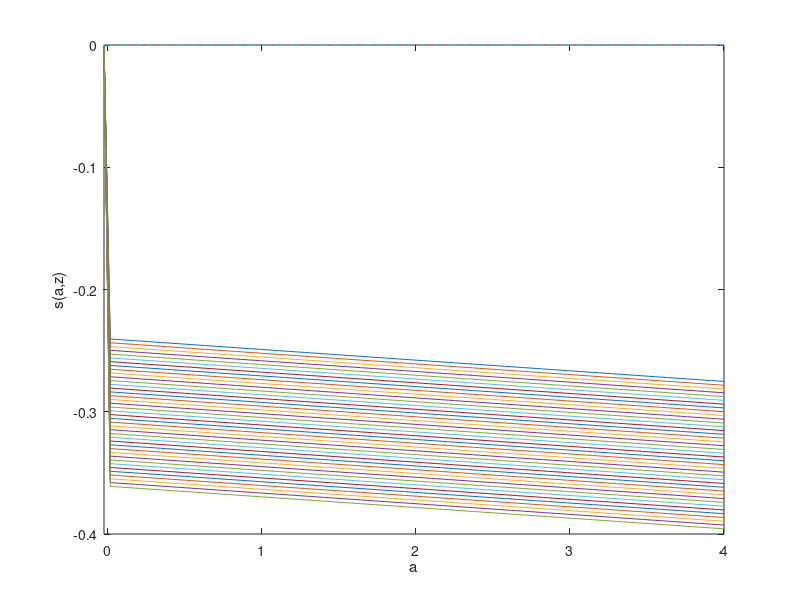

Write the MATLAB code that produced this figure.
%Optimized for speed by SeHyoun Ahn

clear all; close all; clc;
tic;
ga = 2; %CRRA utility with parameter gamma
r = 0.03; %interest rate
rho = 0.05; %discount rate

%ORNSTEIN-UHLENBECK PROCESS dlog(z) = -the*log(z)dt + sig2*dW
%STATIONARY DISTRIBUTION IS log(z) ~ N(0,Var) WHERE Var = sig2/(2*the)
Var = 0.07;
zmean = exp(Var/2); %MEAN OF LOG-NORMAL DISTRIBUTION N(0,Var)
Corr = 0.9;
the = -log(Corr);
sig2 = 2*the*Var;


I=100;
amin = -0.02; %borrowing constraint
amax = 4;
a = linspace(amin,amax,I)';
da = (amax-amin)/(I-1);

J=40;
zmin = zmean*0.8;
zmax = zmean*1.2;
z = linspace(zmin,zmax,J);
dz = (zmax-zmin)/(J-1);
dz2 = dz^2;

%plot(z,lognpdf(z,0,Var)) %PLOT STATIONARY DISTRIBUTION AND CHECK THAT CHOICE OF GRID DOESN'T CUT OFF TOO MUCH OF TAILS

aa = a*ones(1,J);
zz = ones(I,1)*z;

mu = (-the*log(z) + sig2/2).*z; %DRIFT (FROM ITO'S LEMMA)
s2 = sig2.*z.^2; %VARIANCE (FROM ITO'S LEMMA)

maxit= 100;
crit = 10^(-6);
Delta = 1000;

Vaf = zeros(I,J);
Vab = zeros(I,J);
Vzf = zeros(I,J);
Vzb = zeros(I,J);
Vzz = zeros(I,J);
c = zeros(I,J);

%CONSTRUCT MATRIX Bswitch SUMMARIZING EVOLUTION OF z
chi =  - min(mu ,0)/dz + s2/(2*dz2);
yy =  min(mu,0)/dz - max(mu,0)/dz - s2/dz2;
zeta = max(mu,0)/dz + s2/(2*dz2);

%This will be the upperdiagonal of the B_switch
% updiag=zeros(I,1); %This is necessary because of the peculiar way spdiags is defined.
% for j=1:J
%     updiag=[updiag;repmat(zeta(j),I,1)];
% end

updiag=repmat(zeta(1),I,1); %This is necessary because of the peculiar way spdiags is defined.
for j=2:J
    updiag=[updiag;repmat(zeta(j),I,1)];
end

%This will be the center diagonal of the B_switch
centdiag=repmat(chi(1)+yy(1),I,1);
for j=2:J-1
    centdiag=[centdiag;repmat(yy(j),I,1)];
end
centdiag=[centdiag;repmat(yy(J)+zeta(J),I,1)];

%This will be the lower diagonal of the B_switch
lowdiag=repmat(chi(2),I,1);
for j=3:J
    lowdiag=[lowdiag;repmat(chi(j),I,1)];
end

%Add up the upper, center, and lower diagonal into a sparse matrix
Bswitch=spdiags(centdiag,0,I*J,I*J)+spdiags(lowdiag,-I,I*J,I*J)+spdiags(updiag,I,I*J,I*J);


%INITIAL GUESS
v0 = (zz + r.*aa).^(1-ga)/(1-ga)/rho;
v = v0;

maxit = 30;

for n=1:maxit
    V = v;
    % forward difference
    Vaf(1:I-1,:) = (V(2:I,:)-V(1:I-1,:))/da;
    Vaf(I,:) = (z + r.*amax).^(-ga); %will never be used, but impose state constraint a<=amax just in case
    % backward difference
    Vab(2:I,:) = (V(2:I,:)-V(1:I-1,:))/da;
    Vab(1,:) = (z + r.*amin).^(-ga); %state constraint boundary condition
    
    I_concave = Vab > Vaf; %indicator whether value function is concave (problems arise if this is not the case)
    
    %consumption and savings with forward difference
    cf = Vaf.^(-1/ga);
    sf = zz + r.*aa - cf;
    %consumption and savings with backward difference
    cb = Vab.^(-1/ga);
    sb = zz + r.*aa - cb;
    %consumption and derivative of value function at steady state
    c0 = zz + r.*aa;
    Va0 = c0.^(-ga);
    
    % dV_upwind makes a choice of forward or backward differences based on
    % the sign of the drift    
    If = sf > 0; %positive drift --> forward difference
    Ib = sb < 0; %negative drift --> backward difference
    I0 = (1-If-Ib); %at steady state
    %make sure backward difference is used at amax
    %Ib(I,:) = 1; If(I,:) = 0;
    %STATE CONSTRAINT at amin: USE BOUNDARY CONDITION UNLESS sf > 0:
    %already taken care of automatically
    
    Va_Upwind = Vaf.*If + Vab.*Ib + Va0.*I0; %important to include third term
%     Va_Upwind = Vaf.*If + Vab.*Ib; %important to include third term
    
    c = Va_Upwind.^(-1/ga);
    u = c.^(1-ga)/(1-ga);
    
    %CONSTRUCT MATRIX A
    X = - min(sb,0)/da;
    Y = - max(sf,0)/da + min(sb,0)/da;
    Z = max(sf,0)/da;
    
%     updiag=[Z(1:I-1,1)]; %This is needed because of the peculiarity of spdiags.
%     for j=2:J
%         updiag=[updiag;0;Z(1:I-1,j)];
%     end
%     
    updiag=0; %This is needed because of the peculiarity of spdiags.
    for j=1:J
        updiag=[updiag;Z(1:I-1,j);0];
    end
    
    centdiag=reshape(Y,I*J,1);
    
    lowdiag=[X(2:I,1)];
    for j=2:J
        lowdiag=[lowdiag;0;X(2:I,j)];
    end
    
    AA=spdiags(centdiag,0,I*J,I*J)+spdiags([updiag;0],1,I*J,I*J)+spdiags([lowdiag;0],-1,I*J,I*J);
    
    A = AA + Bswitch;
    
    if max(abs(sum(A,2)))>10^(-9)
       disp('Improper Transition Matrix')
       break
    end
    
    B = (1/Delta + rho)*speye(I*J) - A;
    
    u_stacked = reshape(u,I*J,1);
    V_stacked = reshape(V,I*J,1);
    
    b = u_stacked + V_stacked/Delta;

    V_stacked = B\b; %SOLVE SYSTEM OF EQUATIONS
    
    V = reshape(V_stacked,I,J);
    
    Vchange = V - v;
    v = V;

    dist(n) = max(max(abs(Vchange)));
    if dist(n)<crit
        disp('Value Function Converged, Iteration = ')
        disp(n)
        break
    end
end
toc;

ss = zz + r.*aa - c;
figure
set(gca,'FontSize',14)
plot(a,ss,a,zeros(1,I),'--')
xlabel('a')
ylabel('s(a,z)')
xlim([amin amax])
% xlim([0.2 amax])
% saveas(gca,'Ben_all.png')
saveas(gca,'Ben_closer2.png')